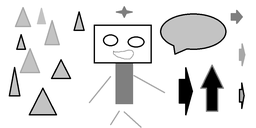
#> input picture Metodos2/semana1/img_open.png, 256 x 128 px, shrunk from 1000 x 500 before the run
$ python read_image.py
#> lines starting #> are read from the running program, lines starting #| are printed output that depends on the picture
from PIL import Image

def derivate_forward(fx, fx_forward, delta_x):
	return (fx_forward - fx)/delta_x


def derivate_backward(fx, fx_backward, delta_x):
	return (fx - fx_backward)/delta_x

def derivate_central(fx_forward, fx_backward, delta_x):
	return (fx_forward - fx_backward)/(2*delta_x)

img_open = Image.open('img_open.png') # Imagem a  qual  o objeto vai representar
#> img_open is the input picture: PIL image 256x128 RGB; min 0, max 255, mean 229.4
img_open_mat = img_open.load()  # Carregando a imagem

img_exit = Image.new('L', img_open.size) # Imagem de saida
#> img_exit: PIL image 256x128 L; every value is 0
img_exit_mat = img_exit.load()  # Carregando a imagem

print(img_open.size) # Printando as dimenções da matriz da imagem
#| (256, 128)
result = 0
for x in range(0, img_open.size[0]-1):
	for y in range(0, img_open.size[1]-1):
		if x == 1:
			result = derivate_forward(img_open_mat[x,y][0], img_open_mat[x+1, y][0], 1)
		elif x == img_open.size[0]:
			result = derivate_backward(img_open_mat[x,y][0], img_open_mat[x-1, y][0], 1)
		else:
			result = derivate_central(img_open_mat[x+1,y][0], img_open_mat[x-1, y][0], 1)

		if result < 127.5:
			img_exit_mat[x,y] = 255
		else:
			img_exit_mat[x,y] = 0

img_exit.save('img_exit.png')
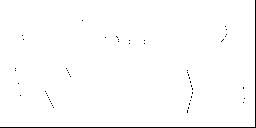
#> saved as img_exit.png: PIL image 256x128 L; 98.6% white; black in thin lines or dots
